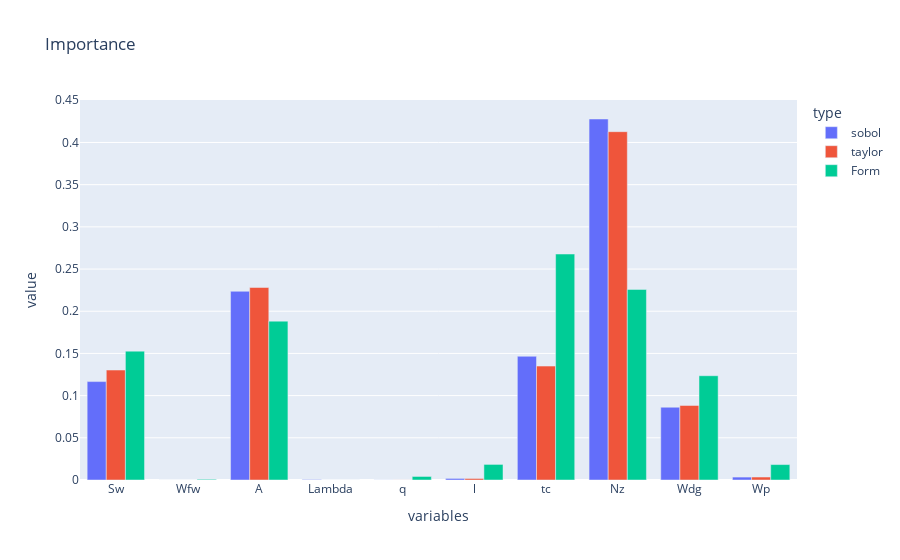

The code cell stored with this chart in its notebook:
### Markdown cell above
> 24. Calculer les facteurs d’importance issus de l’approximation FORM. En appliquant le même critère de sélection que précédemment, quelles sont les variables influentes?

### Code cell
# Importance Threshold
threshold = 0.005

# Run the FORM analysis
algo_form = ot.FORM(ot.Cobyla(), E, distribution_entrees.getMean())
algo_form.run()
result_form = algo_form.getResult()

# Compute the gradient at the design point
design_point_standard_space = result_form.getStandardSpaceDesignPoint()

# We should first transform the design point back to the physical space before evaluating the model
design_point_physical_space = distribution_entrees.getInverseIsoProbabilisticTransformation()(design_point_standard_space)

finite_difference_gradient_model = CenteredFiniteDifferenceGradient(epsilon, symbolic_function.getEvaluation())
gradient = finite_difference_gradient_model.gradient(design_point_physical_space)

# Calculate the importance factors
marginal_standard_deviations = distribution_entrees.getStandardDeviation()
importance_factors_form = []
for i in range(distribution_entrees.getDimension()):
    factor = abs(gradient[i, 0]) * marginal_standard_deviations[i]
    importance_factors_form.append(factor)
importance_factors_form = ot.Point(importance_factors_form)
importance_factors_form /= sum(importance_factors_form)

# Apply the selection criterion (importance factor > 0.5%)
important_variables = []
for i, factor in enumerate(importance_factors_form):
    if factor >= threshold:
        important_variables.append(i)

print("Important variables :", nom_sources[important_variables])

plt.title("Comparaison")
plt.bar(nom_sources, total_sobol_indices, label="Total Sobol indices", alpha=0.5)
plt.bar(nom_sources, importance_factors, label="Importance Factors", alpha=0.8)
plt.bar(nom_sources, importance_factors_form, label="Importance Variables FORM", alpha=1)
plt.legend()

df3 = pd.DataFrame({})
df3["value"]=(np.array(importance_factors_form))
df3["variables"]=(nom_sources_list)
df3["type"]=(["Form" for _ in range(len(nom_sources_list))])

df = df.append(df3)
fig = px.bar(df,x="variables", y="value",color="type", title='Importance',barmode='group')

fig.show()

### Figure 1 — Plotly figure (JSON) as saved in the notebook; plotly's stock layout.template omitted (floating-point values rounded to 4 significant figures)
{"data": [{"alignmentgroup": "True", "hovertemplate": "type=sobol<br>variables=%{x}<br>value=%{y}<extra></extra>", "legendgroup": "sobol", "marker": {"color": "#636efa", "pattern": {"shape": ""}}, "name": "sobol", "offsetgroup": "sobol", "orientation": "v", "showlegend": true, "textposition": "auto", "type": "bar", "x": ["Sw", "Wfw", "A", "Lambda", "q", "l", "tc", "Nz", "Wdg", "Wp"], "xaxis": "x", "y": [0.1166, 3.593e-06, 0.2236, 0.0005608, 9.958e-05, 0.001872, 0.1466, 0.4278, 0.08625, 0.003464], "yaxis": "y"}, {"alignmentgroup": "True", "hovertemplate": "type=taylor<br>variables=%{x}<br>value=%{y}<extra></extra>", "legendgroup": "taylor", "marker": {"color": "#EF553B", "pattern": {"shape": ""}}, "name": "taylor", "offsetgroup": "taylor", "orientation": "v", "showlegend": true, "textposition": "auto", "type": "bar", "x": ["Sw", "Wfw", "A", "Lambda", "q", "l", "tc", "Nz", "Wdg", "Wp"], "xaxis": "x", "y": [0.1303, 2.94e-06, 0.2282, 0, 8.251e-05, 0.001803, 0.135, 0.4128, 0.08833, 0.003516], "yaxis": "y"}, {"alignmentgroup": "True", "hovertemplate": "type=Form<br>variables=%{x}<br>value=%{y}<extra></extra>", "legendgroup": "Form", "marker": {"color": "#00cc96", "pattern": {"shape": ""}}, "name": "Form", "offsetgroup": "Form", "orientation": "v", "showlegend": true, "textposition": "auto", "type": "bar", "x": ["Sw", "Wfw", "A", "Lambda", "q", "l", "tc", "Nz", "Wdg", "Wp"], "xaxis": "x", "y": [0.1527, 0.0008183, 0.1883, 2.531e-06, 0.004197, 0.01848, 0.2678, 0.2259, 0.1236, 0.01828], "yaxis": "y"}], "layout": {"barmode": "group", "legend": {"title": {"text": "type"}, "tracegroupgap": 0}, "title": {"text": "Importance"}, "xaxis": {"anchor": "y", "domain": [0, 1], "title": {"text": "variables"}}, "yaxis": {"anchor": "x", "domain": [0, 1], "title": {"text": "value"}}}}
